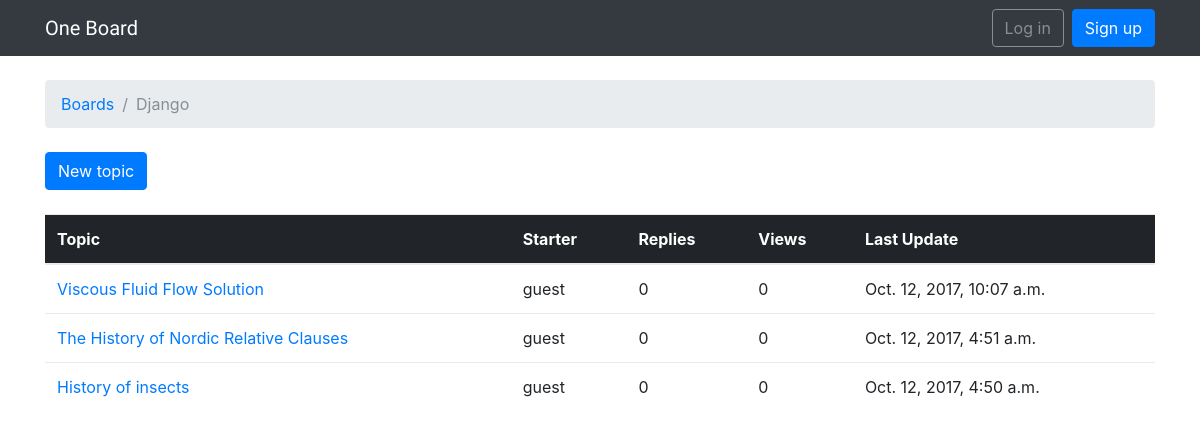
The page /boards/1/ on the database as committed earlier.
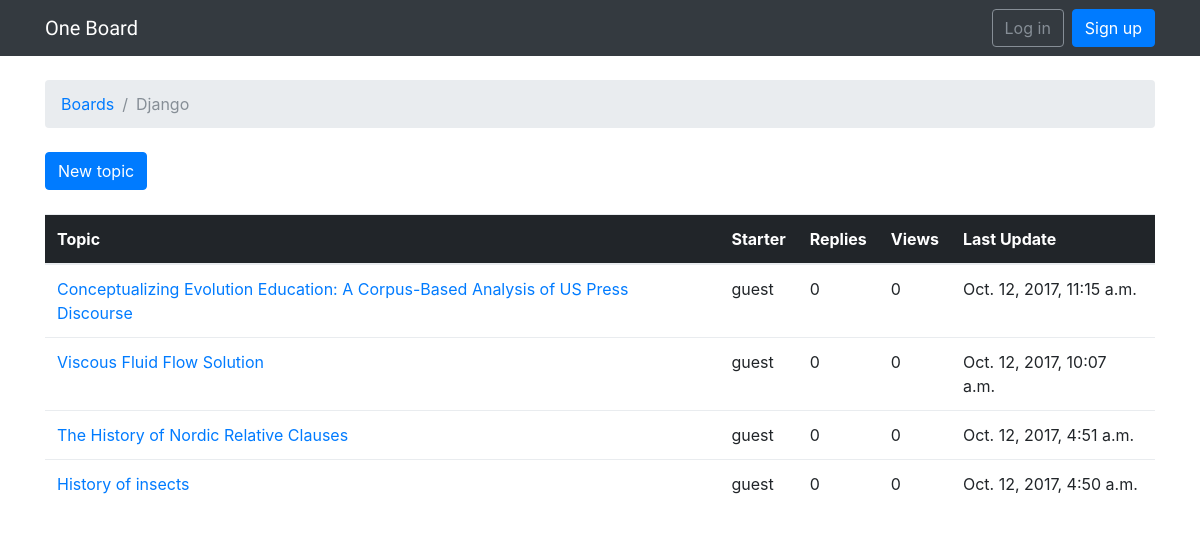
The same page on the database as committed later.
### boards/models.py (models this page shows, shortened)
class Topic(models.Model):
    subject = models.CharField(max_length=255)
    last_updated = models.DateTimeField(auto_now_add=True)
    board = models.ForeignKey(Board, related_name='topics')
    starter = models.ForeignKey(User, related_name='topics')

### boards/views.py (the view)
# urls.py: url(r'^boards/(?P<pk>\d+)/$', views.board_topics, name='board_topics'),
def board_topics(request, pk):
    board = get_object_or_404(Board, pk=pk)
    topics = board.topics.order_by('-last_updated').annotate(replies=Count('posts') - 1)
    return render(request, 'topics.html', {'board': board, 'topics': topics})

### templates/topics.html (shortened to what this page needs)
{% extends 'base.html' %}
{% block breadcrumb %}
  <li class="breadcrumb-item"><a href="{% url 'home' %}">Boards</a></li>
  <li class="breadcrumb-item active">{{ board.name }}</li>
{% endblock %}
{% block content %}
  <div class="mb-4">
    <a href="{% url 'new_topic' board.pk %}" class="btn btn-primary">New topic</a>
  </div>
  <table class="table">
    <thead class="thead-inverse">
      <tr>
        <th>Topic</th>
        <th>Starter</th>
        <th>Replies</th>
        <th>Views</th>
        <th>Last Update</th>
      </tr>
    </thead>
    <tbody>
      {% for topic in topics %}
        <tr>
          <td><a href="{% url 'topic_posts' board.pk topic.pk %}">{{ topic.subject }}</a></td>
          <td>{{ topic.starter.username }}</td>
          <td>{{ topic.replies }}</td>
          <td>0</td>
          <td>{{ topic.last_updated }}</td>
        </tr>
      {% endfor %}
    </tbody>
  </table>
{% endblock %}

Rows that differ between the two databases and show on the page:
added Topic: subject "Conceptualizing Evolution Education: A Corpus-Based Analysis of US Press Discourse", starter.username "guest", replies "0", last_updated "Oct. 12, 2017, 11:15 a.m."
